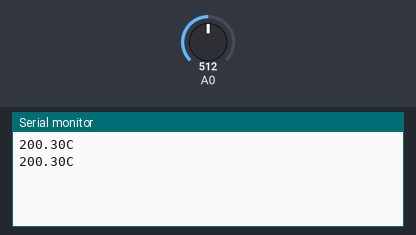
The sketch below on a simulated Arduino Uno, built with avr-gcc and run on an emulated ATmega328P. On the bench: the last lines printed to the serial monitor. Inputs (shaded band) come from the test bench; at power-on: A0 = 512.

Above: at 2.8 s.
2.9 s: A0 set to 716
At 5.2 s:
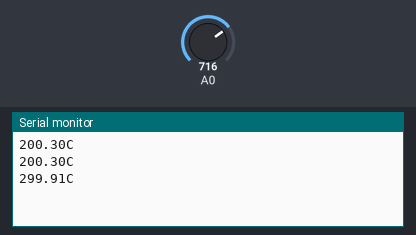
5.6 s: A0 set to 900
At 7.0 s:
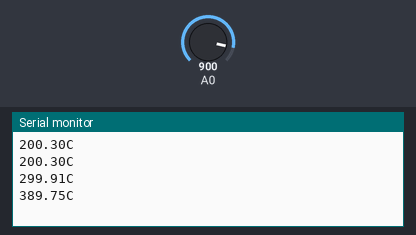
Timing chart, 0 to 8.6 s (numbered marks = the images above; inputs shaded):
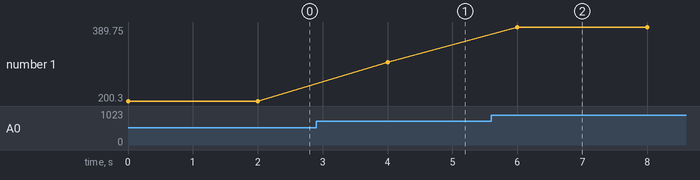

The sketch:

temp36.ino
```cpp
void setup() {
  // put your setup code here, to run once:
  pinMode(A0 , INPUT);
  Serial.begin(9600);
}

void loop() {
  // put your main code here, to run repeatedly:
  //take the reading multiply by voltage and divide by the ADC
  float voltage = analogRead(A0) * 5/1024.0;
  float cel = (voltage - 0.49699) * 100;
  Serial.println(String(cel) + "C");
  delay(2000);


}
```

Measured:
- after the input at 2.9 s, the serial monitor: prints a new line after 1.1 s (image 1)
- after the input at 5.6 s, the serial monitor: prints a new line after 0.40 s (image 2)
- plotted number 1: 200.3 → 299.91 after the input at 2.9 s, 299.91 → 389.75 after the input at 5.6 s
